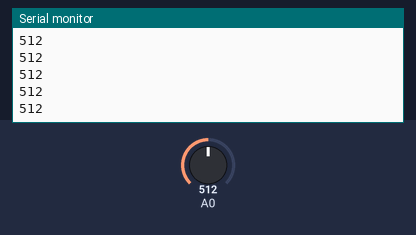
The sketch below on a simulated Arduino Uno, built with avr-gcc and run on an emulated ATmega328P. On the bench: the last lines printed to the serial monitor. The test bench sets the inputs (shaded band); at power-on: A0 = 512.

Above: at 1.2 s.
1.3 s: A0 set to 716
At 2.4 s:
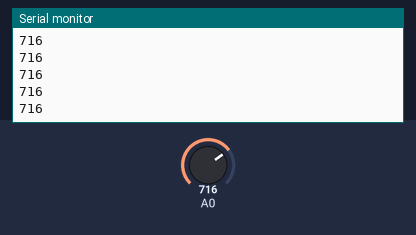
2.8 s: A0 set to 900
At 3.7 s:
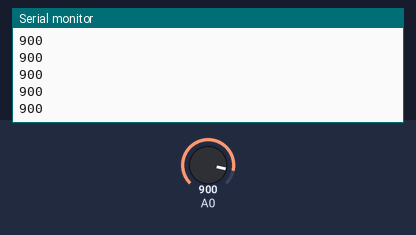
Timing chart, 0 to 5.8 s (numbered marks = the images above; inputs shaded):
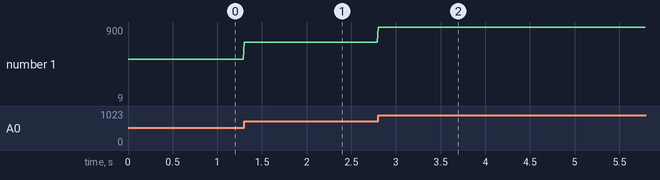

Measured:
- after the input at 1.3 s, the serial monitor: prints a new line at once (image 1)
- after the input at 2.8 s, the serial monitor: prints a new line at once (image 2)
- plotted number 1: 512 → 716 after the input at 1.3 s, 716 → 9 after the input at 2.8 s

The sketch:

Potentiometer_Termianl_Display.ino
```cpp
int sensorValue;
int wiperPosition;
float x;

void setup()
{
  Serial.begin(9600);
}

void loop()
{
  sensorValue = analogRead(A0);
  wiperPosition = map(sensorValue,0, 1023, 0, 270);
  Serial.println(sensorValue);
  delay(10);
}
```
